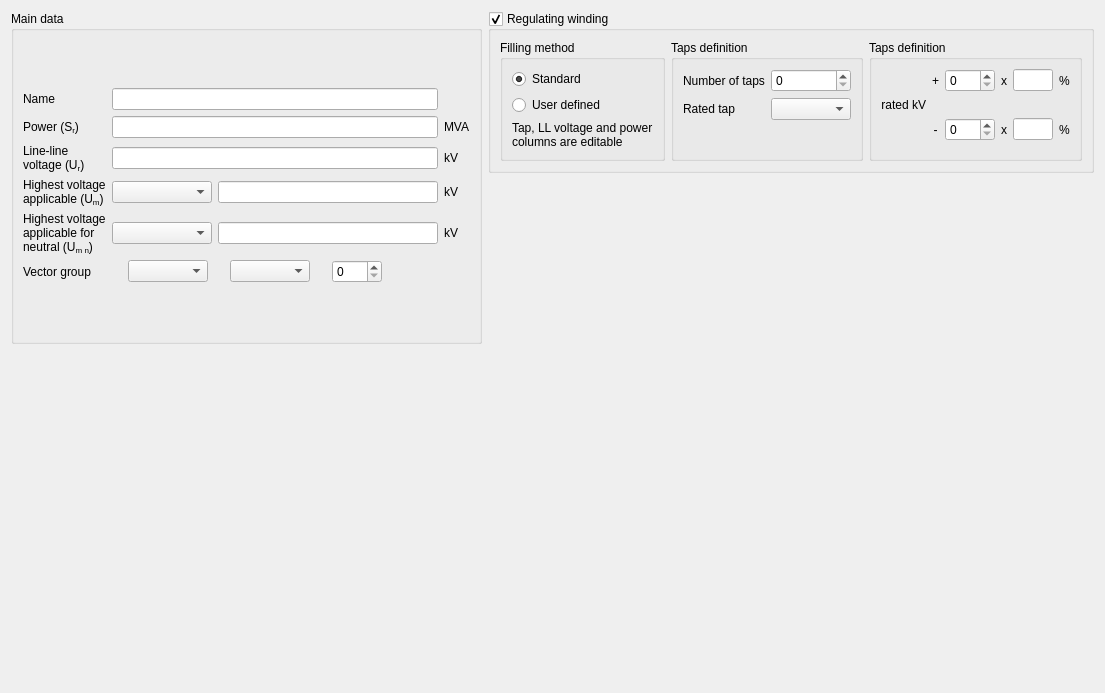
<?xml version="1.0" encoding="UTF-8"?>
<ui version="4.0">
 <class>Form</class>
 <widget class="QWidget" name="Form">
  <property name="geometry">
   <rect>
    <x>0</x>
    <y>0</y>
    <width>1105</width>
    <height>693</height>
   </rect>
  </property>
  <property name="sizePolicy">
   <sizepolicy hsizetype="Preferred" vsizetype="MinimumExpanding">
    <horstretch>0</horstretch>
    <verstretch>0</verstretch>
   </sizepolicy>
  </property>
  <property name="windowTitle">
   <string>Form</string>
  </property>
  <layout class="QVBoxLayout" name="verticalLayout_3">
   <item>
    <layout class="QHBoxLayout" name="horizontalLayout_5">
     <item>
      <widget class="QGroupBox" name="ui_grpBox_main">
       <property name="sizePolicy">
        <sizepolicy hsizetype="Preferred" vsizetype="MinimumExpanding">
         <horstretch>0</horstretch>
         <verstretch>0</verstretch>
        </sizepolicy>
       </property>
       <property name="title">
        <string>Main data</string>
       </property>
       <layout class="QVBoxLayout" name="verticalLayout">
        <item>
         <layout class="QGridLayout" name="gridLayout">
          <item row="5" column="0">
           <widget class="QLabel" name="label_4">
            <property name="text">
             <string>Vector group</string>
            </property>
           </widget>
          </item>
          <item row="2" column="2">
           <widget class="QLabel" name="label_25">
            <property name="text">
             <string>kV</string>
            </property>
           </widget>
          </item>
          <item row="2" column="1">
           <widget class="QLineEdit" name="ui_le_voltage"/>
          </item>
          <item row="3" column="1">
           <layout class="QHBoxLayout" name="horizontalLayout_2">
            <item>
             <widget class="QComboBox" name="ui_cBox_highest_voltage">
              <property name="sizePolicy">
               <sizepolicy hsizetype="Expanding" vsizetype="Fixed">
                <horstretch>0</horstretch>
                <verstretch>0</verstretch>
               </sizepolicy>
              </property>
              <property name="minimumSize">
               <size>
                <width>100</width>
                <height>0</height>
               </size>
              </property>
              <property name="maximumSize">
               <size>
                <width>80</width>
                <height>16777215</height>
               </size>
              </property>
             </widget>
            </item>
            <item>
             <widget class="QLineEdit" name="ui_le_highest_voltage"/>
            </item>
           </layout>
          </item>
          <item row="2" column="0">
           <widget class="QLabel" name="label_24">
            <property name="text">
             <string>&lt;html&gt;&lt;head/&gt;&lt;body&gt;&lt;p&gt;Line-line&lt;br&gt;voltage (U&lt;span style=&quot; vertical-align:sub;&quot;&gt;r&lt;/span&gt;)&lt;/p&gt;&lt;/body&gt;&lt;/html&gt;</string>
            </property>
           </widget>
          </item>
          <item row="1" column="1">
           <widget class="QLineEdit" name="ui_le_power"/>
          </item>
          <item row="4" column="2">
           <widget class="QLabel" name="ui_lbl_unit_n">
            <property name="text">
             <string>kV</string>
            </property>
           </widget>
          </item>
          <item row="4" column="1">
           <layout class="QHBoxLayout" name="horizontalLayout_3">
            <item>
             <widget class="QComboBox" name="ui_cBox_highest_voltage_neutral">
              <property name="sizePolicy">
               <sizepolicy hsizetype="Expanding" vsizetype="Fixed">
                <horstretch>0</horstretch>
                <verstretch>0</verstretch>
               </sizepolicy>
              </property>
              <property name="minimumSize">
               <size>
                <width>100</width>
                <height>0</height>
               </size>
              </property>
              <property name="maximumSize">
               <size>
                <width>80</width>
                <height>16777215</height>
               </size>
              </property>
             </widget>
            </item>
            <item>
             <widget class="QLineEdit" name="ui_le_highest_voltage_neutral"/>
            </item>
           </layout>
          </item>
          <item row="0" column="0">
           <widget class="QLabel" name="label_26">
            <property name="text">
             <string>Name</string>
            </property>
           </widget>
          </item>
          <item row="3" column="0">
           <widget class="QLabel" name="label_27">
            <property name="text">
             <string>&lt;html&gt;&lt;head/&gt;&lt;body&gt;Highest voltage&lt;br&gt;applicable (U&lt;span style=&quot; vertical-align:sub;&quot;&gt;m&lt;/span&gt;)&lt;/body&gt;&lt;/html&gt;</string>
            </property>
           </widget>
          </item>
          <item row="1" column="0">
           <widget class="QLabel" name="label_22">
            <property name="text">
             <string>&lt;html&gt;&lt;head/&gt;&lt;body&gt;&lt;p&gt;Power (S&lt;span style=&quot; vertical-align:sub;&quot;&gt;r&lt;/span&gt;)&lt;/p&gt;&lt;/body&gt;&lt;/html&gt;</string>
            </property>
           </widget>
          </item>
          <item row="5" column="1">
           <layout class="QHBoxLayout" name="horizontalLayout_7">
            <item>
             <widget class="QComboBox" name="ui_cBox_ydi">
              <property name="minimumSize">
               <size>
                <width>80</width>
                <height>0</height>
               </size>
              </property>
              <property name="maximumSize">
               <size>
                <width>80</width>
                <height>16777215</height>
               </size>
              </property>
             </widget>
            </item>
            <item>
             <widget class="QComboBox" name="ui_cBox_n">
              <property name="minimumSize">
               <size>
                <width>80</width>
                <height>0</height>
               </size>
              </property>
              <property name="maximumSize">
               <size>
                <width>80</width>
                <height>16777215</height>
               </size>
              </property>
             </widget>
            </item>
            <item>
             <widget class="QSpinBox" name="ui_spBox_phase">
              <property name="minimumSize">
               <size>
                <width>50</width>
                <height>0</height>
               </size>
              </property>
              <property name="maximumSize">
               <size>
                <width>50</width>
                <height>16777215</height>
               </size>
              </property>
             </widget>
            </item>
            <item>
             <spacer name="horizontalSpacer">
              <property name="orientation">
               <enum>Qt::Horizontal</enum>
              </property>
              <property name="sizeType">
               <enum>QSizePolicy::Minimum</enum>
              </property>
              <property name="sizeHint" stdset="0">
               <size>
                <width>40</width>
                <height>20</height>
               </size>
              </property>
             </spacer>
            </item>
           </layout>
          </item>
          <item row="0" column="1">
           <widget class="QLineEdit" name="ui_le_name"/>
          </item>
          <item row="4" column="0">
           <widget class="QLabel" name="ui_lbl_Um_n">
            <property name="text">
             <string>&lt;html&gt;&lt;head/&gt;&lt;body&gt;Highest voltage&lt;br/&gt;applicable for&lt;br/&gt;neutral (U&lt;span style=&quot; vertical-align:sub;&quot;&gt;m n&lt;/span&gt;)&lt;/body&gt;&lt;/html&gt;</string>
            </property>
           </widget>
          </item>
          <item row="3" column="2">
           <widget class="QLabel" name="label_28">
            <property name="text">
             <string>kV</string>
            </property>
           </widget>
          </item>
          <item row="1" column="2">
           <widget class="QLabel" name="label_23">
            <property name="text">
             <string>MVA</string>
            </property>
           </widget>
          </item>
         </layout>
        </item>
       </layout>
      </widget>
     </item>
     <item>
      <layout class="QVBoxLayout" name="verticalLayout_2">
       <item>
        <widget class="QGroupBox" name="ui_grpBox_regWind">
         <property name="title">
          <string>Regulating winding</string>
         </property>
         <property name="checkable">
          <bool>true</bool>
         </property>
         <layout class="QHBoxLayout" name="horizontalLayout">
          <item>
           <widget class="QGroupBox" name="groupBox">
            <property name="sizePolicy">
             <sizepolicy hsizetype="Preferred" vsizetype="Minimum">
              <horstretch>0</horstretch>
              <verstretch>0</verstretch>
             </sizepolicy>
            </property>
            <property name="title">
             <string>Filling method</string>
            </property>
            <layout class="QFormLayout" name="formLayout_2">
             <item row="0" column="0">
              <widget class="QRadioButton" name="ui_rbut_standard">
               <property name="text">
                <string>Standard</string>
               </property>
               <property name="checked">
                <bool>true</bool>
               </property>
              </widget>
             </item>
             <item row="1" column="0">
              <widget class="QRadioButton" name="ui_rbut_userDefined">
               <property name="text">
                <string>User defined</string>
               </property>
              </widget>
             </item>
             <item row="2" column="0">
              <widget class="QLabel" name="ui_lbl_fill">
               <property name="text">
                <string>Tap, LL voltage and power
columns are editable</string>
               </property>
              </widget>
             </item>
            </layout>
           </widget>
          </item>
          <item>
           <widget class="QGroupBox" name="ui_gBox_user">
            <property name="sizePolicy">
             <sizepolicy hsizetype="Preferred" vsizetype="Minimum">
              <horstretch>0</horstretch>
              <verstretch>0</verstretch>
             </sizepolicy>
            </property>
            <property name="title">
             <string>Taps definition</string>
            </property>
            <layout class="QFormLayout" name="formLayout">
             <item row="0" column="0">
              <widget class="QLabel" name="ui_lbl_nbreTaps">
               <property name="text">
                <string>Number of taps</string>
               </property>
              </widget>
             </item>
             <item row="0" column="1">
              <widget class="QSpinBox" name="ui_spBox_nbreTaps">
               <property name="minimumSize">
                <size>
                 <width>80</width>
                 <height>0</height>
                </size>
               </property>
               <property name="maximumSize">
                <size>
                 <width>80</width>
                 <height>16777215</height>
                </size>
               </property>
              </widget>
             </item>
             <item row="1" column="0">
              <widget class="QLabel" name="ui_lbl_ratedTap">
               <property name="text">
                <string>Rated tap</string>
               </property>
              </widget>
             </item>
             <item row="1" column="1">
              <widget class="QComboBox" name="ui_cBox_ratedTap">
               <property name="minimumSize">
                <size>
                 <width>80</width>
                 <height>0</height>
                </size>
               </property>
               <property name="maximumSize">
                <size>
                 <width>80</width>
                 <height>16777215</height>
                </size>
               </property>
              </widget>
             </item>
            </layout>
           </widget>
          </item>
          <item>
           <widget class="QGroupBox" name="ui_gBox_fixed">
            <property name="sizePolicy">
             <sizepolicy hsizetype="Preferred" vsizetype="Minimum">
              <horstretch>0</horstretch>
              <verstretch>0</verstretch>
             </sizepolicy>
            </property>
            <property name="title">
             <string>Taps definition</string>
            </property>
            <layout class="QFormLayout" name="formLayout_3">
             <item row="0" column="1">
              <layout class="QHBoxLayout" name="horizontalLayout_4">
               <item>
                <widget class="QLabel" name="ui_lbl_regStep_sym1_2">
                 <property name="text">
                  <string>+</string>
                 </property>
                 <property name="alignment">
                  <set>Qt::AlignCenter</set>
                 </property>
                </widget>
               </item>
               <item>
                <widget class="QSpinBox" name="ui_spBox_nbreTaps_p">
                 <property name="minimumSize">
                  <size>
                   <width>50</width>
                   <height>0</height>
                  </size>
                 </property>
                 <property name="maximumSize">
                  <size>
                   <width>50</width>
                   <height>16777215</height>
                  </size>
                 </property>
                </widget>
               </item>
               <item>
                <widget class="QLabel" name="ui_lbl_regStep_sym2_2">
                 <property name="text">
                  <string>x</string>
                 </property>
                 <property name="alignment">
                  <set>Qt::AlignCenter</set>
                 </property>
                </widget>
               </item>
               <item>
                <widget class="QLineEdit" name="ui_le_regStep_p">
                 <property name="minimumSize">
                  <size>
                   <width>40</width>
                   <height>0</height>
                  </size>
                 </property>
                 <property name="maximumSize">
                  <size>
                   <width>40</width>
                   <height>16777215</height>
                  </size>
                 </property>
                </widget>
               </item>
               <item>
                <widget class="QLabel" name="ui_lbl_regStep_sym3_2">
                 <property name="text">
                  <string>%</string>
                 </property>
                </widget>
               </item>
              </layout>
             </item>
             <item row="1" column="0">
              <widget class="QLabel" name="ui_lbl_ratedVoltage">
               <property name="text">
                <string>rated kV</string>
               </property>
               <property name="alignment">
                <set>Qt::AlignRight|Qt::AlignTop|Qt::AlignTrailing</set>
               </property>
              </widget>
             </item>
             <item row="2" column="1">
              <layout class="QHBoxLayout" name="horizontalLayout_6">
               <item>
                <widget class="QLabel" name="ui_lbl_regStep_sym4_2">
                 <property name="text">
                  <string>-</string>
                 </property>
                 <property name="alignment">
                  <set>Qt::AlignCenter</set>
                 </property>
                </widget>
               </item>
               <item>
                <widget class="QSpinBox" name="ui_spBox_nbreTaps_m">
                 <property name="minimumSize">
                  <size>
                   <width>50</width>
                   <height>0</height>
                  </size>
                 </property>
                 <property name="maximumSize">
                  <size>
                   <width>50</width>
                   <height>16777215</height>
                  </size>
                 </property>
                </widget>
               </item>
               <item>
                <widget class="QLabel" name="ui_lbl_regStep_sym5_2">
                 <property name="text">
                  <string>x</string>
                 </property>
                 <property name="alignment">
                  <set>Qt::AlignCenter</set>
                 </property>
                </widget>
               </item>
               <item>
                <widget class="QLineEdit" name="ui_le_regStep_m">
                 <property name="minimumSize">
                  <size>
                   <width>40</width>
                   <height>0</height>
                  </size>
                 </property>
                 <property name="maximumSize">
                  <size>
                   <width>40</width>
                   <height>16777215</height>
                  </size>
                 </property>
                </widget>
               </item>
               <item>
                <widget class="QLabel" name="ui_lbl_regStep_sym6_2">
                 <property name="text">
                  <string>%</string>
                 </property>
                </widget>
               </item>
              </layout>
             </item>
            </layout>
           </widget>
          </item>
         </layout>
        </widget>
       </item>
       <item>
        <spacer name="verticalSpacer">
         <property name="orientation">
          <enum>Qt::Vertical</enum>
         </property>
         <property name="sizeType">
          <enum>QSizePolicy::Expanding</enum>
         </property>
         <property name="sizeHint" stdset="0">
          <size>
           <width>20</width>
           <height>40</height>
          </size>
         </property>
        </spacer>
       </item>
      </layout>
     </item>
    </layout>
   </item>
   <item>
    <widget class="QWidget" name="ui_widget_table" native="true">
     <property name="sizePolicy">
      <sizepolicy hsizetype="Preferred" vsizetype="MinimumExpanding">
       <horstretch>0</horstretch>
       <verstretch>0</verstretch>
      </sizepolicy>
     </property>
    </widget>
   </item>
  </layout>
 </widget>
 <tabstops>
  <tabstop>ui_le_name</tabstop>
  <tabstop>ui_le_power</tabstop>
  <tabstop>ui_le_voltage</tabstop>
  <tabstop>ui_cBox_highest_voltage</tabstop>
  <tabstop>ui_le_highest_voltage</tabstop>
  <tabstop>ui_cBox_highest_voltage_neutral</tabstop>
  <tabstop>ui_le_highest_voltage_neutral</tabstop>
  <tabstop>ui_cBox_ydi</tabstop>
  <tabstop>ui_cBox_n</tabstop>
  <tabstop>ui_spBox_phase</tabstop>
  <tabstop>ui_grpBox_regWind</tabstop>
  <tabstop>ui_rbut_standard</tabstop>
  <tabstop>ui_rbut_userDefined</tabstop>
  <tabstop>ui_spBox_nbreTaps</tabstop>
  <tabstop>ui_cBox_ratedTap</tabstop>
  <tabstop>ui_spBox_nbreTaps_p</tabstop>
  <tabstop>ui_le_regStep_p</tabstop>
  <tabstop>ui_spBox_nbreTaps_m</tabstop>
  <tabstop>ui_le_regStep_m</tabstop>
 </tabstops>
 <resources/>
 <connections/>
</ui>
